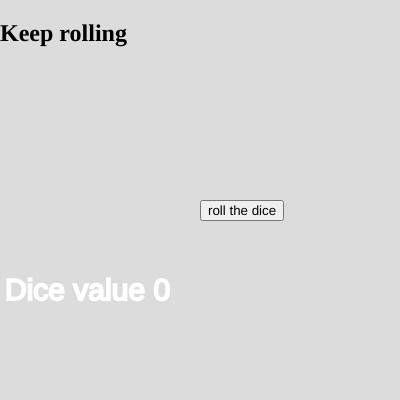
Frame 1 (no input)
Frame 60 (no input): identical to frame 1, image omitted
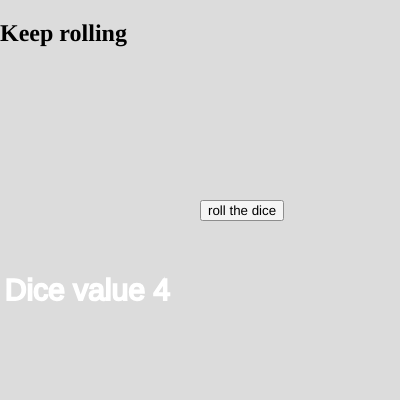
Frame 120 (the mouse pressed at the canvas centre since frame 60)

The p5.js sketch that drew these frames (run headless with seeded random() and noise() and a simulated clock; from frame 60 on, the mouse is pressed at the canvas centre):

// p5.js sketch
// ── sketch.js
let button;
let elem;
let dice = 0;

function setup() {
  elem = createElement( "h2", "Keep rolling");
  elem.position(0, 0);
  createCanvas(400, 400);
  button = createButton("roll the dice");
  button.position(200, 200);
  button.mousePressed(rollDice);
}

function draw() {
  background(220);
  stroke("white");
  strokeWeight(2);
  fill("white");
  textSize(30);
  text("Dice value "+ dice, 5, 300);
}

function rollDice(){
  dice = random(1,6);
  //vogliamo solo numeri interi
  dice = floor(dice);
  // dice = ceil(dice);
}
